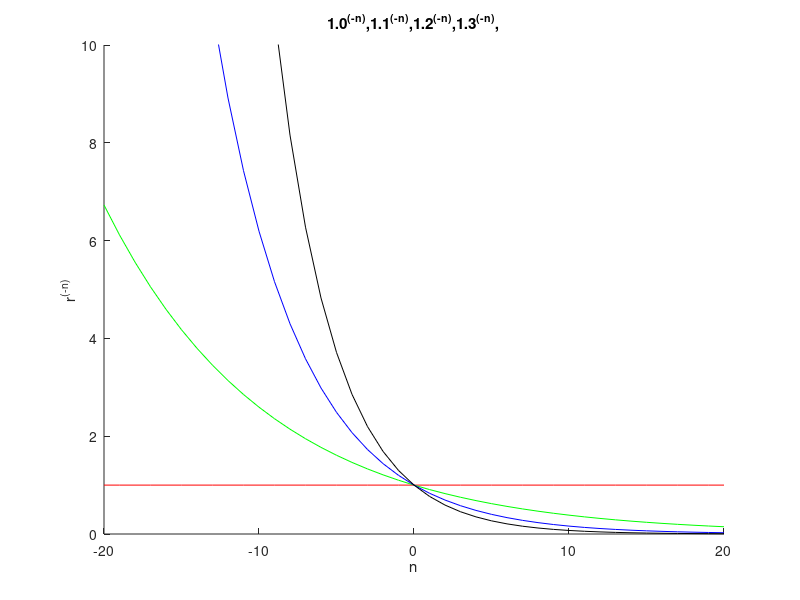
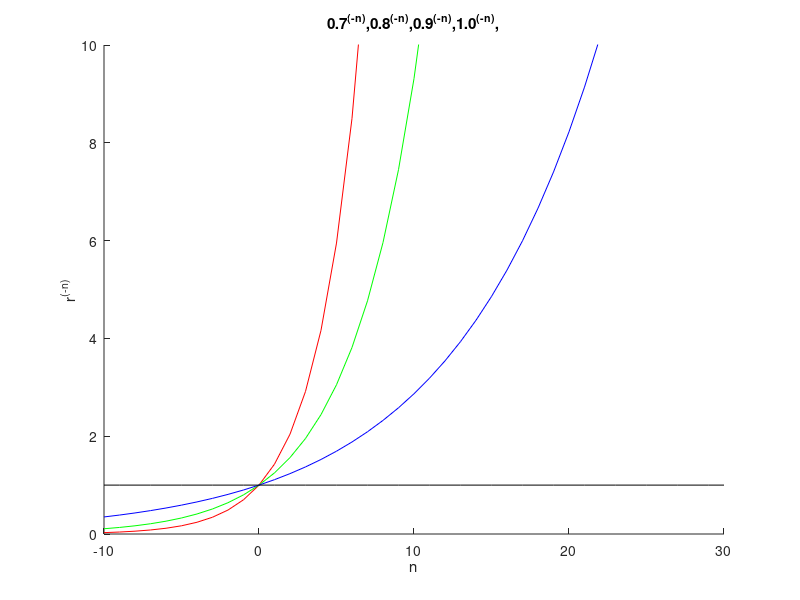

Here is the MATLAB script that generated these plots, in order:
% plotting variour  r^{n}
close all; clear all
n = -20:20;
r=[ 1 1.1 1.2 1.3];
titleStr = sprintf('%0.1f^{(-n)},',r);
figure(1); hold on;
title(titleStr);
colormap = ['rgbk'];
for (i=1:length(r))
    plot(n,r(i).^(-n),colormap(i));
end
hold on;
xlabel('n');
ylabel('r^{(-n)}');
axis([-20 20 0 10]);

n = -10:30;
r=[ 0.7 0.8 0.9 1.0 ];
titleStr = sprintf('%0.1f^{(-n)},',r);
figure(2); hold on;
title(titleStr);
colormap = ['rgbk'];
for (i=1:length(r))
    plot(n,r(i).^(-n),colormap(i));
end
hold on;
xlabel('n');
ylabel('r^{(-n)}');
axis([-10 30 0 10]);
